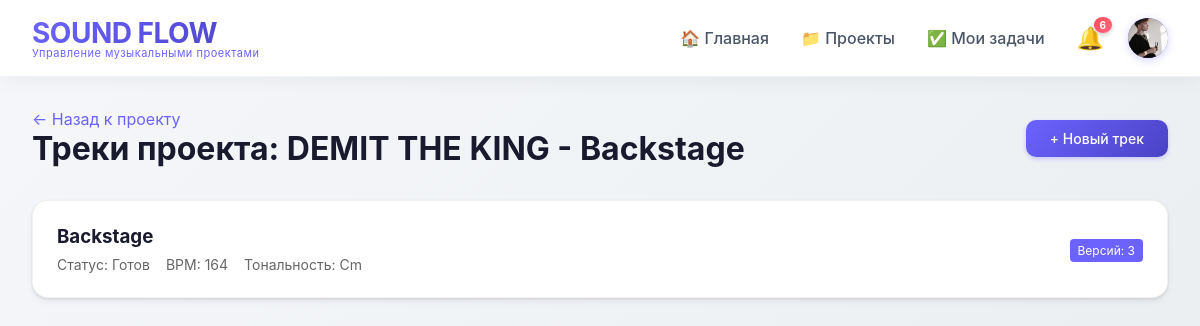
Screenshot of /tracks/project/1/ (signed in) with the database file from the repository.
### core/models.py (models this page shows, shortened)
class Profile(models.Model):
    user = models.OneToOneField(User, on_delete=models.CASCADE, related_name='profile')
    avatar = models.ImageField(upload_to='avatars/', null=True, blank=True)

### projects/models.py (models this page shows, shortened)
class Project(models.Model):
    STATUS_CHOICES = (
        ('draft', 'Черновик'),
        ('active', 'Активен'),
        ('completed', 'Завершён'),
    )
    owner = models.ForeignKey(User, on_delete=models.CASCADE, related_name='owned_projects')
    title = models.CharField(max_length=200)
    description = models.TextField(blank=True)
    cover = models.ImageField(upload_to='project_covers/', null=True, blank=True)
    status = models.CharField(max_length=20, choices=STATUS_CHOICES, default='active')
    created_at = models.DateTimeField(auto_now_add=True)
    updated_at = models.DateTimeField(auto_now=True)
    class Meta:
        ordering = ['-updated_at']

### tracks/models.py (models this page shows, shortened)
class Track(models.Model):
    STATUS_CHOICES = (
        ('demo', 'Демо'),
        ('recording', 'В записи'),
        ('mixing', 'На сведении'),
        ('mastering', 'На мастеринге'),
        ('done', 'Готов'),
    )
    project = models.ForeignKey(Project, on_delete=models.CASCADE, related_name='tracks')
    title = models.CharField(max_length=200)
    position = models.IntegerField(default=1)
    status = models.CharField(max_length=20, choices=STATUS_CHOICES, default='demo')
    bpm = models.IntegerField(null=True, blank=True)
    key = models.CharField(max_length=10, blank=True)
    created_at = models.DateTimeField(auto_now_add=True)
    updated_at = models.DateTimeField(auto_now=True)
    class Meta:
        ordering = ['position']

### tracks/views.py (the view)
# urls.py: path('project/<int:project_id>/', views.track_list, name='track_list'),
@login_required
def track_list(request, project_id):
    project = get_object_or_404(Project, pk=project_id)
    if not ProjectMember.objects.filter(project=project, user=request.user).exists():
        messages.error(request, 'У вас нет доступа к этому проекту')
        return redirect('project_list')
    tracks = Track.objects.filter(project=project)
    return render(request, 'tracks/list.html', {'project': project, 'tracks': tracks})

### templates/tracks/list.html
{% extends 'base.html' %}
{% block content %}
<div style="display: flex; justify-content: space-between; align-items: center; margin-bottom: 2rem;">
    <div>
        <a href="{% url 'project_detail' project.pk %}" style="color: #6c63ff; text-decoration: none;">← Назад к проекту</a>
        <h1>Треки проекта: {{ project.title }}</h1>
    </div>
    <a href="{% url 'track_create' project.pk %}" class="btn">+ Новый трек</a>
</div>
{% if tracks %}
    <div style="display: grid; gap: 1rem;">
        {% for track in tracks %}
        <div class="card" style="cursor: pointer;" onclick="window.location.href='{% url 'track_detail' track.pk %}'">
            <div style="display: flex; justify-content: space-between; align-items: center;">
                <div>
                    <h3>{{ track.title }}</h3>
                    <div style="display: flex; gap: 1rem; margin-top: 0.5rem;">
                        <span style="font-size: 14px; color: #666;">Статус: {{ track.get_status_display }}</span>
                        {% if track.bpm %}
                        <span style="font-size: 14px; color: #666;">BPM: {{ track.bpm }}</span>
                        {% endif %}
                        {% if track.key %}
                        <span style="font-size: 14px; color: #666;">Тональность: {{ track.key }}</span>
                        {% endif %}
                    </div>
                </div>
                <div>
                    <span style="background: #6c63ff; color: white; padding: 4px 8px; border-radius: 4px; font-size: 12px;">
                        Версий: {{ track.audio_files.count }}
                    </span>
                </div>
            </div>
        </div>
        {% endfor %}
    </div>
{% else %}
    <div class="card" style="text-align: center;">
        <p>В этом проекте пока нет треков.</p>
        <a href="{% url 'track_create' project.pk %}" class="btn">Создать первый трек</a>
    </div>
{% endif %}
{% endblock %}

### templates/base.html (shortened to what this page needs)
<!DOCTYPE html>
<html lang="ru">
<head>
</head>
<body>
    <header class="header">
        <a href="{% url 'home' %}" style="text-decoration: none;">
            <div class="logo">
                <h1>SOUND FLOW</h1>
                <p>Управление музыкальными проектами</p>
            </div>
        </a>
        {% if user.is_authenticated %}
        <div class="nav-links">
            <a href="{% url 'home' %}">🏠 Главная</a>
            <a href="{% url 'project_list' %}">📁 Проекты</a>
            <a href="{% url 'my_tasks' %}">✅ Мои задачи</a>
            <div class="user-menu">
                <div class="notification-icon" id="notificationBell">
                    🔔
                    <span id="notificationBadge" class="notification-badge" style="display: none;">0</span>
                </div>
                <div class="avatar" id="avatarBtn" style="cursor: pointer;">
                    {% if user.profile.avatar %}
                        <img src="{{ user.profile.avatar.url }}" alt="Avatar" style="width: 40px; height: 40px; border-radius: 50%; object-fit: cover;">
                    {% else %}
                        {{ user.first_name|first|default:user.username|first|upper }}{{ user.last_name|first|upper }}
                    {% endif %}
                </div>
            </div>
        </div>
        {% endif %}
    </header>
    <div class="container">
        {% block content %}
        {% endblock %}
    </div>
</body>
</html>

### templates/base.html (style rules this page uses)
* { margin: 0; padding: 0; box-sizing: border-box; }
body { font-family: 'Inter', -apple-system, BlinkMacSystemFont, 'Segoe UI', Roboto, sans-serif; background: linear-gradient(135deg, #f5f7fa 0%, #e9ecef 100%); min-height: 100vh; color: #1a1a2e; }
.header { background: rgba(255, 255, 255, 0.98); backdrop-filter: blur(10px); box-shadow: 0 4px 20px rgba(0, 0, 0, 0.05); padding: 1rem 2rem; display: flex; justify-content: space-between; align-items: center; position: sticky; top: 0; z-index: 100; border-bottom: 1px solid rgba(108, 99, 255, 0.1); }
.logo { display: flex; flex-direction: column; }
.logo h1 { background: linear-gradient(135deg, #6c63ff 0%, #4a42c4 100%); -webkit-background-clip: text; background-clip: text; color: transparent; font-size: 28px; letter-spacing: -0.5px; }
.logo p { font-size: 11px; color: #6c63ff; margin-top: -4px; letter-spacing: 0.5px; }
.nav-links { display: flex; gap: 2rem; align-items: center; }
.nav-links a { text-decoration: none; color: #4a5568; font-weight: 500; transition: all 0.3s ease; position: relative; }
.nav-links a::after { content: ''; position: absolute; bottom: -5px; left: 0; width: 0; height: 2px; background: #6c63ff; transition: width 0.3s ease; }
.user-menu { display: flex; align-items: center; gap: 1.5rem; }
.notification-icon { position: relative; cursor: pointer; font-size: 22px; transition: transform 0.2s; }
.notification-badge { position: absolute; top: -8px; right: -8px; background: linear-gradient(135deg, #ff4757, #ff6b81); color: white; border-radius: 50%; padding: 2px 6px; font-size: 10px; font-weight: bold; min-width: 18px; text-align: center; box-shadow: 0 2px 4px rgba(0,0,0,0.2); }
.avatar { width: 40px; height: 40px; border-radius: 50%; background: linear-gradient(135deg, #6c63ff, #4a42c4); color: white; display: flex; align-items: center; justify-content: center; font-weight: bold; cursor: pointer; transition: transform 0.2s, box-shadow 0.2s; box-shadow: 0 2px 8px rgba(108, 99, 255, 0.3); }
.container { max-width: 1400px; margin: 2rem auto; padding: 0 2rem; }
.card { background: white; border-radius: 16px; padding: 1.5rem; margin-bottom: 1.5rem; box-shadow: 0 4px 6px rgba(0, 0, 0, 0.05), 0 1px 3px rgba(0, 0, 0, 0.1); transition: all 0.3s ease; border: 1px solid rgba(0, 0, 0, 0.05); }
.btn { background: linear-gradient(135deg, #6c63ff, #4a42c4); color: white; border: none; padding: 10px 24px; border-radius: 10px; cursor: pointer; font-size: 14px; font-weight: 500; transition: all 0.3s ease; text-decoration: none; display: inline-block; box-shadow: 0 2px 4px rgba(108, 99, 255, 0.3); }
.card, .project-card { animation: fadeIn 0.4s ease-out; }
.logo { transition: transform 0.2s ease; }
.logo h1, .logo p { transition: all 0.2s ease; }

### rows the page displays
Project: title "DEMIT THE KING - Backstage"
Track: title "Backstage", status "Готов", bpm "164", key "Cm", audio_files.count "3"
